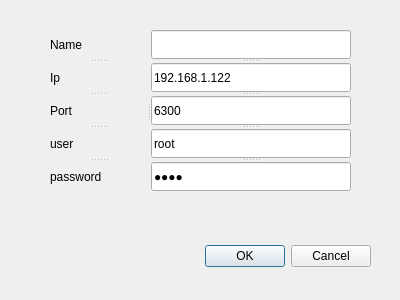
<?xml version="1.0" encoding="UTF-8"?>
<ui version="4.0">
 <class>Modify</class>
 <widget class="QDialog" name="Modify">
  <property name="geometry">
   <rect>
    <x>0</x>
    <y>0</y>
    <width>400</width>
    <height>300</height>
   </rect>
  </property>
  <property name="sizePolicy">
   <sizepolicy hsizetype="Fixed" vsizetype="Fixed">
    <horstretch>0</horstretch>
    <verstretch>0</verstretch>
   </sizepolicy>
  </property>
  <property name="windowTitle">
   <string/>
  </property>
  <widget class="QDialogButtonBox" name="buttonBox">
   <property name="geometry">
    <rect>
     <x>30</x>
     <y>240</y>
     <width>341</width>
     <height>32</height>
    </rect>
   </property>
   <property name="orientation">
    <enum>Qt::Horizontal</enum>
   </property>
   <property name="standardButtons">
    <set>QDialogButtonBox::Cancel|QDialogButtonBox::Ok</set>
   </property>
  </widget>
  <widget class="QSplitter" name="splitter_3">
   <property name="geometry">
    <rect>
     <x>50</x>
     <y>30</y>
     <width>301</width>
     <height>161</height>
    </rect>
   </property>
   <property name="orientation">
    <enum>Qt::Horizontal</enum>
   </property>
   <widget class="QSplitter" name="splitter_2">
    <property name="orientation">
     <enum>Qt::Vertical</enum>
    </property>
    <widget class="QLabel" name="label">
     <property name="text">
      <string>Name</string>
     </property>
    </widget>
    <widget class="QLabel" name="label_2">
     <property name="text">
      <string>Ip</string>
     </property>
    </widget>
    <widget class="QLabel" name="label_3">
     <property name="text">
      <string>Port</string>
     </property>
    </widget>
    <widget class="QLabel" name="label_4">
     <property name="text">
      <string>user</string>
     </property>
    </widget>
    <widget class="QLabel" name="label_5">
     <property name="text">
      <string>password</string>
     </property>
    </widget>
   </widget>
   <widget class="QSplitter" name="splitter">
    <property name="orientation">
     <enum>Qt::Vertical</enum>
    </property>
    <widget class="QLineEdit" name="lineEdit_name"/>
    <widget class="QLineEdit" name="lineEdit_ip">
     <property name="text">
      <string>192.168.1.122</string>
     </property>
    </widget>
    <widget class="QLineEdit" name="lineEdit_port">
     <property name="text">
      <string>6300</string>
     </property>
     <property name="readOnly">
      <bool>false</bool>
     </property>
    </widget>
    <widget class="QLineEdit" name="lineEdit_user">
     <property name="text">
      <string>root</string>
     </property>
    </widget>
    <widget class="QLineEdit" name="lineEdit_password">
     <property name="text">
      <string>root</string>
     </property>
     <property name="echoMode">
      <enum>QLineEdit::Password</enum>
     </property>
    </widget>
   </widget>
  </widget>
 </widget>
 <resources/>
 <connections>
  <connection>
   <sender>buttonBox</sender>
   <signal>accepted()</signal>
   <receiver>Modify</receiver>
   <slot>accept()</slot>
   <hints>
    <hint type="sourcelabel">
     <x>248</x>
     <y>254</y>
    </hint>
    <hint type="destinationlabel">
     <x>157</x>
     <y>274</y>
    </hint>
   </hints>
  </connection>
  <connection>
   <sender>buttonBox</sender>
   <signal>rejected()</signal>
   <receiver>Modify</receiver>
   <slot>reject()</slot>
   <hints>
    <hint type="sourcelabel">
     <x>316</x>
     <y>260</y>
    </hint>
    <hint type="destinationlabel">
     <x>286</x>
     <y>274</y>
    </hint>
   </hints>
  </connection>
 </connections>
</ui>
